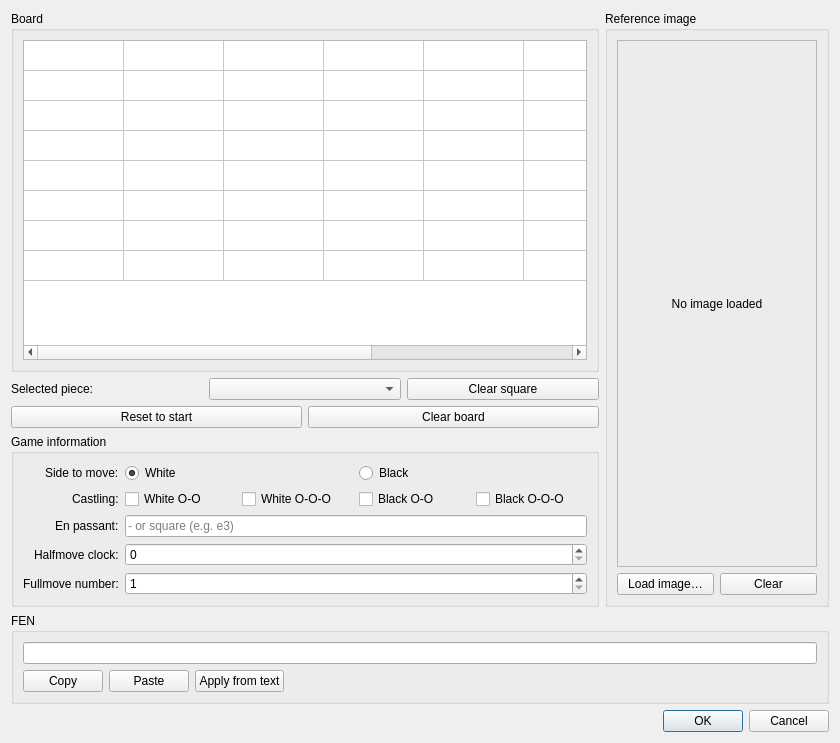
<?xml version="1.0" encoding="UTF-8"?>
<ui version="4.0">
 <class>PositionSetupDialog</class>
 <widget class="QDialog" name="PositionSetupDialog">
  <property name="geometry">
   <rect>
    <x>0</x>
    <y>0</y>
    <width>840</width>
    <height>640</height>
   </rect>
  </property>
  <property name="windowTitle">
   <string>Position setup</string>
  </property>
  <layout class="QVBoxLayout" name="verticalLayout">
   <item>
    <layout class="QHBoxLayout" name="topLayout">
     <item>
      <layout class="QVBoxLayout" name="boardColumn">
       <item>
        <widget class="QGroupBox" name="m_boardGroup">
         <property name="title">
          <string>Board</string>
         </property>
         <layout class="QVBoxLayout" name="verticalLayout_2">
          <item>
           <widget class="QTableWidget" name="m_boardTable">
            <property name="sizePolicy">
             <sizepolicy hsizetype="Expanding" vsizetype="Expanding">
              <horstretch>0</horstretch>
              <verstretch>0</verstretch>
             </sizepolicy>
            </property>
            <property name="minimumSize">
             <size>
              <width>320</width>
              <height>320</height>
             </size>
            </property>
            <property name="frameShape">
             <enum>QFrame::StyledPanel</enum>
            </property>
            <property name="editTriggers">
             <set>QAbstractItemView::NoEditTriggers</set>
            </property>
            <property name="selectionMode">
             <enum>QAbstractItemView::NoSelection</enum>
            </property>
            <property name="focusPolicy">
             <enum>Qt::NoFocus</enum>
            </property>
            <property name="rowCount">
             <number>8</number>
            </property>
            <property name="columnCount">
             <number>8</number>
            </property>
            <attribute name="horizontalHeaderVisible">
             <bool>false</bool>
            </attribute>
            <attribute name="verticalHeaderVisible">
             <bool>false</bool>
            </attribute>
           </widget>
          </item>
         </layout>
        </widget>
       </item>
       <item>
        <layout class="QHBoxLayout" name="pieceLayout">
         <item>
          <widget class="QLabel" name="label">
           <property name="text">
            <string>Selected piece:</string>
           </property>
          </widget>
         </item>
         <item>
          <widget class="QComboBox" name="m_pieceSelector"/>
         </item>
         <item>
          <widget class="QPushButton" name="m_clearSquareBtn">
           <property name="text">
            <string>Clear square</string>
           </property>
          </widget>
         </item>
        </layout>
       </item>
       <item>
        <layout class="QHBoxLayout" name="boardToolsLayout">
         <item>
          <widget class="QPushButton" name="m_resetBoardBtn">
           <property name="text">
            <string>Reset to start</string>
           </property>
          </widget>
         </item>
         <item>
          <widget class="QPushButton" name="m_clearBoardBtn">
           <property name="text">
            <string>Clear board</string>
           </property>
          </widget>
         </item>
        </layout>
       </item>
       <item>
        <widget class="QGroupBox" name="m_gameInfoGroup">
         <property name="title">
          <string>Game information</string>
         </property>
         <layout class="QFormLayout" name="formLayout">
          <property name="labelAlignment">
           <set>Qt::AlignRight|Qt::AlignTrailing|Qt::AlignVCenter</set>
          </property>
          <item row="0" column="0">
           <widget class="QLabel" name="label_2">
            <property name="text">
             <string>Side to move:</string>
            </property>
           </widget>
          </item>
          <item row="0" column="1">
           <layout class="QHBoxLayout" name="sideLayout">
            <item>
             <widget class="QRadioButton" name="m_whiteToMoveRadio">
              <property name="text">
               <string>White</string>
              </property>
              <property name="checked">
               <bool>true</bool>
              </property>
             </widget>
            </item>
            <item>
             <widget class="QRadioButton" name="m_blackToMoveRadio">
              <property name="text">
               <string>Black</string>
              </property>
             </widget>
            </item>
           </layout>
          </item>
          <item row="1" column="0">
           <widget class="QLabel" name="label_3">
            <property name="text">
             <string>Castling:</string>
            </property>
           </widget>
          </item>
          <item row="1" column="1">
           <layout class="QHBoxLayout" name="castlingLayout">
            <item>
             <widget class="QCheckBox" name="m_castleK">
              <property name="text">
               <string>White O-O</string>
              </property>
             </widget>
            </item>
            <item>
             <widget class="QCheckBox" name="m_castleQ">
              <property name="text">
               <string>White O-O-O</string>
              </property>
             </widget>
            </item>
            <item>
             <widget class="QCheckBox" name="m_castlek">
              <property name="text">
               <string>Black O-O</string>
              </property>
             </widget>
            </item>
            <item>
             <widget class="QCheckBox" name="m_castleq">
              <property name="text">
               <string>Black O-O-O</string>
              </property>
             </widget>
            </item>
           </layout>
          </item>
          <item row="2" column="0">
           <widget class="QLabel" name="label_4">
            <property name="text">
             <string>En passant:</string>
            </property>
           </widget>
          </item>
          <item row="2" column="1">
           <widget class="QLineEdit" name="m_enPassantEdit">
            <property name="placeholderText">
             <string>- or square (e.g. e3)</string>
            </property>
            <property name="maxLength">
             <number>2</number>
            </property>
           </widget>
          </item>
          <item row="3" column="0">
           <widget class="QLabel" name="label_5">
            <property name="text">
             <string>Halfmove clock:</string>
            </property>
           </widget>
          </item>
          <item row="3" column="1">
           <widget class="QSpinBox" name="m_halfMoveSpin">
            <property name="maximum">
             <number>999</number>
            </property>
           </widget>
          </item>
          <item row="4" column="0">
           <widget class="QLabel" name="label_6">
            <property name="text">
             <string>Fullmove number:</string>
            </property>
           </widget>
          </item>
          <item row="4" column="1">
           <widget class="QSpinBox" name="m_fullMoveSpin">
            <property name="minimum">
             <number>1</number>
            </property>
            <property name="maximum">
             <number>999</number>
            </property>
            <property name="value">
             <number>1</number>
            </property>
           </widget>
          </item>
         </layout>
        </widget>
       </item>
      </layout>
     </item>
     <item>
      <widget class="QGroupBox" name="m_referenceGroup">
       <property name="title">
        <string>Reference image</string>
       </property>
       <layout class="QVBoxLayout" name="verticalLayout_3">
        <item>
          <widget class="QLabel" name="m_referenceImageLabel">
           <property name="sizePolicy">
            <sizepolicy hsizetype="Preferred" vsizetype="Expanding">
             <horstretch>0</horstretch>
             <verstretch>0</verstretch>
            </sizepolicy>
           </property>
           <property name="minimumSize">
            <size>
             <width>200</width>
             <height>200</height>
            </size>
           </property>
           <property name="frameShape">
            <enum>QFrame::StyledPanel</enum>
           </property>
           <property name="alignment">
            <set>Qt::AlignCenter</set>
           </property>
           <property name="text">
            <string notr="true">No image loaded</string>
           </property>
           <property name="wordWrap">
            <bool>true</bool>
           </property>
          </widget>
        </item>
        <item>
         <layout class="QHBoxLayout" name="imageButtonsLayout">
          <item>
           <widget class="QPushButton" name="m_loadImageBtn">
            <property name="text">
             <string>Load image…</string>
            </property>
           </widget>
          </item>
          <item>
           <widget class="QPushButton" name="m_clearImageBtn">
            <property name="text">
             <string>Clear</string>
            </property>
           </widget>
          </item>
         </layout>
        </item>
       </layout>
      </widget>
     </item>
    </layout>
   </item>
   <item>
    <widget class="QGroupBox" name="m_fenGroup">
     <property name="title">
      <string>FEN</string>
     </property>
     <layout class="QVBoxLayout" name="verticalLayout_4">
      <item>
       <widget class="QLineEdit" name="m_fenLineEdit"/>
      </item>
      <item>
       <layout class="QHBoxLayout" name="fenButtonsLayout">
        <item>
         <widget class="QPushButton" name="m_copyFenBtn">
          <property name="text">
           <string>Copy</string>
          </property>
         </widget>
        </item>
        <item>
         <widget class="QPushButton" name="m_pasteFenBtn">
          <property name="text">
           <string>Paste</string>
          </property>
         </widget>
        </item>
        <item>
         <widget class="QPushButton" name="m_applyFenBtn">
          <property name="text">
           <string>Apply from text</string>
          </property>
         </widget>
        </item>
        <item>
         <spacer name="fenButtonsSpacer">
          <property name="orientation">
           <enum>Qt::Horizontal</enum>
          </property>
          <property name="sizeHint" stdset="0">
           <size>
            <width>40</width>
            <height>20</height>
           </size>
          </property>
         </spacer>
        </item>
       </layout>
      </item>
     </layout>
    </widget>
   </item>
   <item>
    <widget class="QDialogButtonBox" name="buttonBox">
     <property name="standardButtons">
      <set>QDialogButtonBox::Cancel|QDialogButtonBox::Ok</set>
     </property>
    </widget>
   </item>
  </layout>
 </widget>
 <resources/>
 <connections>
  <connection>
   <sender>buttonBox</sender>
   <signal>accepted()</signal>
   <receiver>PositionSetupDialog</receiver>
   <slot>accept()</slot>
   <hints>
    <hint type="sourcelabel">
     <x>618</x>
     <y>597</y>
    </hint>
    <hint type="destinationlabel">
     <x>373</x>
     <y>628</y>
    </hint>
   </hints>
  </connection>
  <connection>
   <sender>buttonBox</sender>
   <signal>rejected()</signal>
   <receiver>PositionSetupDialog</receiver>
   <slot>reject()</slot>
   <hints>
    <hint type="sourcelabel">
     <x>682</x>
     <y>603</y>
    </hint>
    <hint type="destinationlabel">
     <x>750</x>
     <y>630</y>
    </hint>
   </hints>
  </connection>
 </connections>
</ui>
